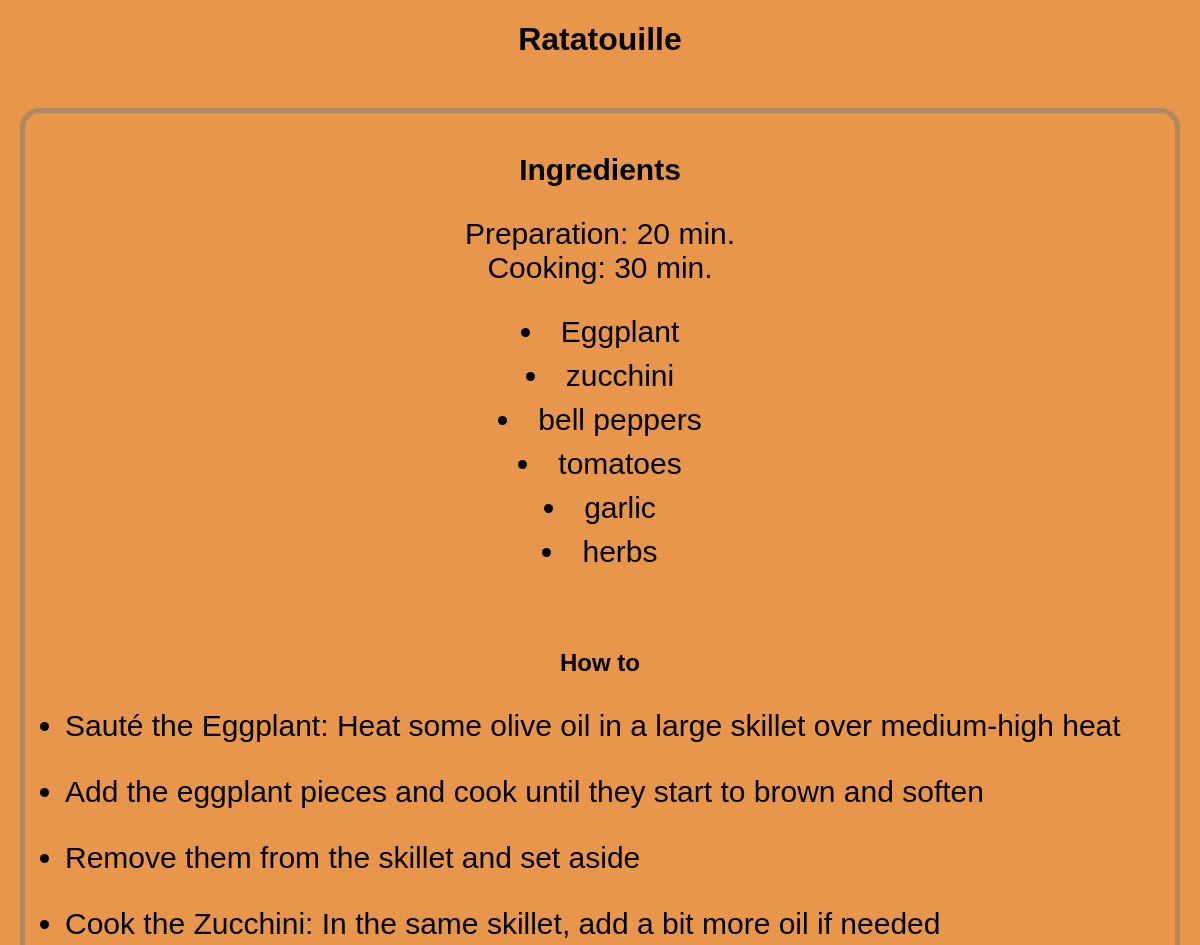
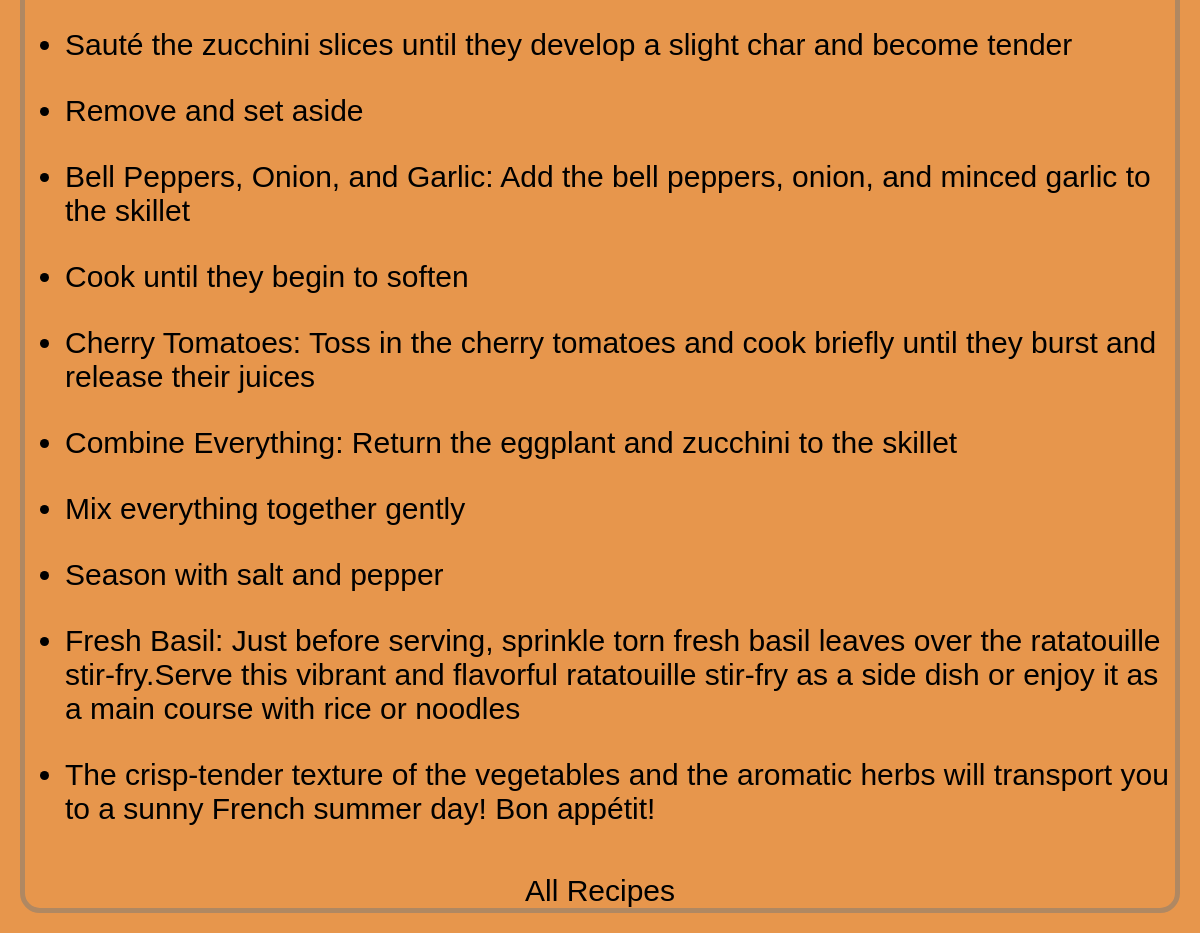
/ratatouille, run on the app's committed database (2 pictures, top to bottom).
### tables this page shows
CREATE TABLE recipes (
    recipe_ID INTEGER PRIMARY KEY AUTOINCREMENT,
    recipe_name Text NOT NULL,
    recipe_ingredients Text NOT NULL,
    recipe_description Text NOT NULL,
    preparation_time_in_minute INTEGER NOT NULL,
    cooking_time_in_minute INTEGER NOT NULL
);

### app.py (the view)
@app.route("/ratatouille")
def ratatouille():
    data = get_db()
    return render_template("ratatouille.html", recipe = data)

### app.py (called while the page is built)
def get_db():
    db = getattr(g, '_database', None)
    if db is None:
        db = g._database = sqlite3.connect("food_recipes.db")
        cursor = db.cursor()
        cursor.execute("SELECT recipe_ID, recipe_name, recipe_ingredients, recipe_description, preparation_time_in_minute, cooking_time_in_minute FROM recipes")
        data = cursor.fetchall()
    return data

### templates/ratatouille.html (shortened to what this page needs)
<!DOCTYPE html>
<html lang="en">
<head>
    <link rel="stylesheet" href="{{ url_for('static', filename='recipes.css') }}">
</head>
<body id="ratatouille_body">
    <h1 id="recipe_name">{{ recipe[6][1]}}</h1>
    <div id="main_div">
        <h2 id="ingredients_text">Ingredients</h2>
        <div id="prep_and_cooking_time_div">
            <p>Preparation: {{ recipe[6][4] }} min.<br>Cooking: {{ recipe[6][5] }} min.</p>
        </div>
        <ul id="ingredients">
            {% for ingredient in recipe[6][2].split(', ') %}
                <li>{{ ingredient }}</li>
            {% endfor %}
        </ul>
        <h2>How to</h2>
        <ul>
            {% for desc in recipe[6][3].split('. ') %}
            <li class="steps"> {{desc}} </li>
                {% endfor %}
        </ul>
        <a id="return_home" href="/">All Recipes</a>
    </div>
</body>
</html>

### static/recipes.css (style rules this page uses)
body { font-family:Verdana, Geneva, Tahoma, sans-serif; background-color: #DBA979; margin: 0; padding: 0; display: flex; flex-direction: column; align-items: center; }
#ratatouille_body { background-color: #e7964c; }
#main_div { margin: 20px; border:5px solid #b08862; border-radius: 20px; }
#recipe_name { text-align: center; margin-bottom: 30px; }
#prep_and_cooking_time_div { text-align: center; font-size: 30px; }
#ingredients_text { font-size: 30px; text-align: center; margin-top: 40px; }
#ingredients { max-width: 600px; margin: 0 auto; padding: 0; list-style-position: inside; text-align: center; }
h2 { text-align: center; margin-top: 5rem; }
li { font-size: 30px; margin-bottom: 10px; }
.steps { margin-top: 2rem; font-size: 30px; margin-bottom: 10px; }
#return_home { color: black; font-size: 30px; display: block; text-align: center; text-decoration: none; margin-top: 3rem; }

### data on the page
recipes: recipe_name "Ratatouille", preparation_time_in_minute "20", cooking_time_in_minute "30"

### other printed values
{{ ingredient }} "Eggplant" "zucchini" "bell peppers" "tomatoes" "garlic" "herbs"
{{ desc }} "Sauté the Eggplant: Heat some olive oil in a large skillet over medium-high heat" "Add the eggplant pieces and cook until they start to brown and soften" "Remove them from the skillet and set aside" "Cook the Zucchini: In the same skillet, add a bit more oil if needed" "Sauté the zucchini slices until they develop a slight char and become tender" "Remove and set aside" "Bell Peppers, Onion, and Garlic: Add the bell peppers, onion, and minced garlic to the skillet" "Cook until they begin to soften" "Cherry Tomatoes: Toss in the cherry tomatoes and cook briefly until they burst and release their juices" "Combine Everything: Return the eggplant and zucchini to the skillet" "Mix everything together gently" "Season with salt and pepper" "The crisp-tender texture of the vegetables and the aromatic herbs will transport you to a sunny French summer day! Bon appétit!"
